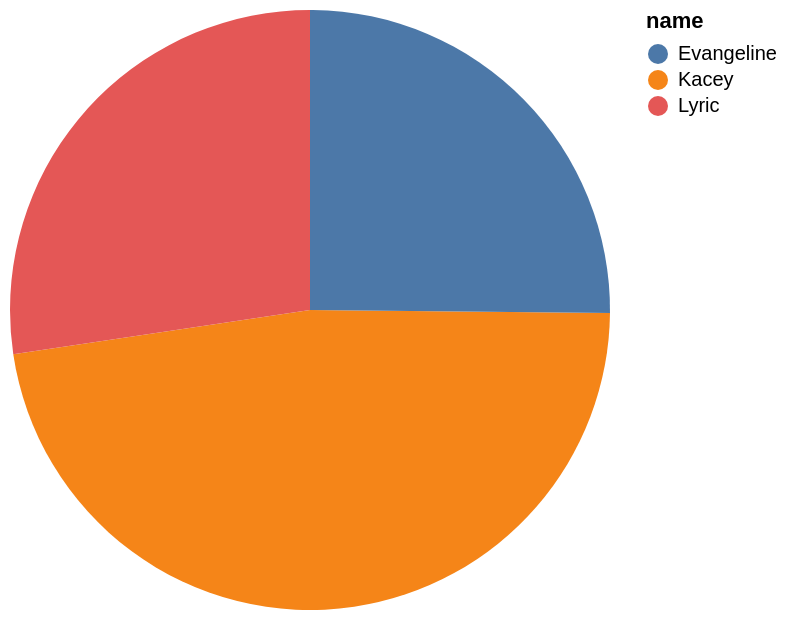

Source (Vega-Lite JSON):
### Vega-Lite specification from a JSON file in a GitHub repository (floating-point values rounded to 4 significant figures)
{"data": {"values": [{"x_data": "Kacey", "y_data": 7.57}, {"x_data": "Lyric", "y_data": 4.36}, {"x_data": "Evangeline", "y_data": 4.01}]}, "mark": "arc", "encoding": {"theta": {"field": "y_data", "type": "quantitative", "title": "weight"}, "color": {"field": "x_data", "type": "nominal", "title": "name"}}}
